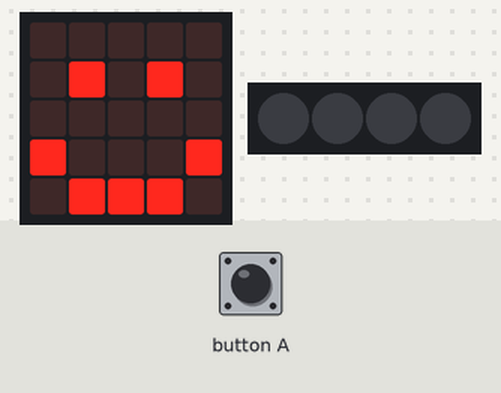
Recording of a program running on a simulated BBC micro:bit (MakeCode). On the bench: the board's 5×5 LED display, 4 RGB LEDs in strip order, left to right. Inputs (shaded band) come from the test bench. Dim RGB values are drawn brighter than linear.

Above: at 1.8 s.
1.9 s: button A pressed for 0.15 s
At 5.9 s:
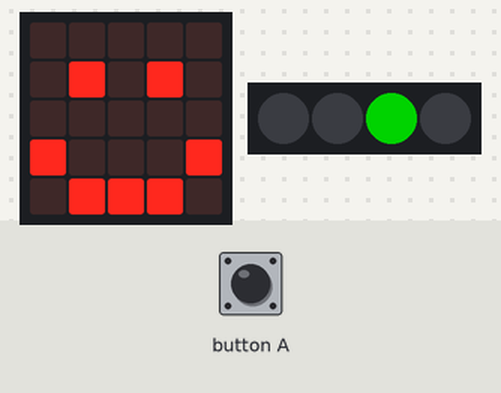
At 8.4 s:
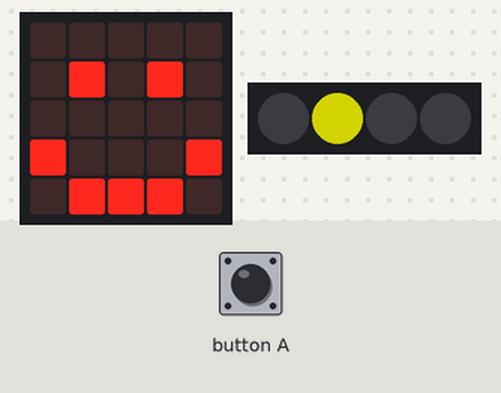
Timing chart, 0 to 11.2 s (numbered marks = the images above; inputs shaded):
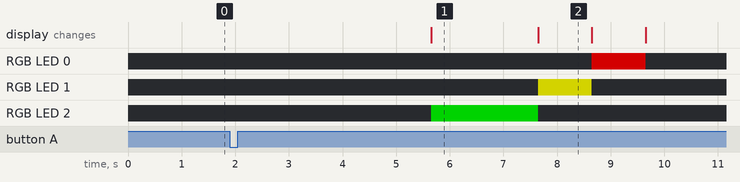

Measured:
- after the input at 1.9 s, RGB LED 0: off → RGB(127, 0, 0) after 6.8 s, → off 1.0 s later; RGB LED 1: off → RGB(127, 127, 0) after 5.8 s, → off 1.0 s later; RGB LED 2: off → RGB(0, 127, 0) after 3.8 s, → off 2.0 s later
- what the display in image 1 shows lasts 2.0 s, from 5.7 s to 7.7 s
- what the display in image 2 shows lasts 1.0 s, from 7.7 s to 8.7 s

The program:

main.ts
```typescript
// (licence header left out)
let neopixelStrip: neopixel.Strip = null

// cleanup
basic.clearScreen()
neopixelStrip = neopixel.create(DigitalPin.P16, 4, NeoPixelMode.RGB)
neopixelStrip.setPixelColor(0, neopixel.colors(NeoPixelColors.Black))
neopixelStrip.setPixelColor(1, neopixel.colors(NeoPixelColors.Black))
neopixelStrip.setPixelColor(2, neopixel.colors(NeoPixelColors.Black))
neopixelStrip.setPixelColor(3, neopixel.colors(NeoPixelColors.Black))
neopixelStrip.show()
basic.showIcon(IconNames.Happy)

input.onButtonPressed(Button.A, function () {
  // On button A (turning traffic light on)
  basic.showIcon(IconNames.Happy)
  neopixelStrip.setPixelColor(2, neopixel.colors(NeoPixelColors.Green))
  basic.pause(3000)
  neopixelStrip.show()
  neopixelStrip.setPixelColor(2, neopixel.colors(NeoPixelColors.Black))
  neopixelStrip.setPixelColor(1, neopixel.colors(NeoPixelColors.Yellow))
  basic.pause(2000)
  neopixelStrip.show()
  neopixelStrip.setPixelColor(1, neopixel.colors(NeoPixelColors.Black))
  neopixelStrip.setPixelColor(0, neopixel.colors(NeoPixelColors.Red))
  basic.pause(1000)
  neopixelStrip.show()
  neopixelStrip.setPixelColor(0, neopixel.colors(NeoPixelColors.Black))
  basic.pause(1000)
  neopixelStrip.show()
})
```
